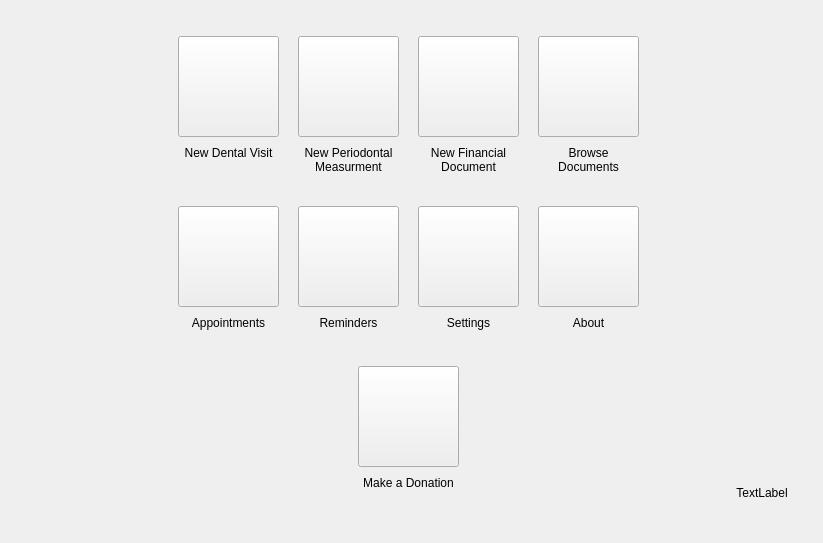
<?xml version="1.0" encoding="UTF-8"?>
<ui version="4.0">
 <class>WelcomeWidgetClass</class>
 <widget class="QWidget" name="WelcomeWidgetClass">
  <property name="geometry">
   <rect>
    <x>0</x>
    <y>0</y>
    <width>823</width>
    <height>543</height>
   </rect>
  </property>
  <property name="windowTitle">
   <string>WelcomeWidget</string>
  </property>
  <layout class="QHBoxLayout" name="horizontalLayout">
   <property name="topMargin">
    <number>0</number>
   </property>
   <property name="bottomMargin">
    <number>0</number>
   </property>
   <item>
    <spacer name="horizontalSpacer_3">
     <property name="orientation">
      <enum>Qt::Orientation::Horizontal</enum>
     </property>
     <property name="sizeType">
      <enum>QSizePolicy::Policy::Fixed</enum>
     </property>
     <property name="sizeHint" stdset="0">
      <size>
       <width>100</width>
       <height>20</height>
      </size>
     </property>
    </spacer>
   </item>
   <item>
    <spacer name="horizontalSpacer">
     <property name="orientation">
      <enum>Qt::Orientation::Horizontal</enum>
     </property>
     <property name="sizeHint" stdset="0">
      <size>
       <width>2</width>
       <height>20</height>
      </size>
     </property>
    </spacer>
   </item>
   <item>
    <layout class="QVBoxLayout" name="verticalLayout_2">
     <item>
      <spacer name="verticalSpacer">
       <property name="orientation">
        <enum>Qt::Orientation::Vertical</enum>
       </property>
       <property name="sizeType">
        <enum>QSizePolicy::Policy::Expanding</enum>
       </property>
       <property name="sizeHint" stdset="0">
        <size>
         <width>20</width>
         <height>40</height>
        </size>
       </property>
      </spacer>
     </item>
     <item>
      <widget class="QFrame" name="frame">
       <property name="minimumSize">
        <size>
         <width>501</width>
         <height>511</height>
        </size>
       </property>
       <property name="maximumSize">
        <size>
         <width>511</width>
         <height>511</height>
        </size>
       </property>
       <property name="frameShape">
        <enum>QFrame::Shape::NoFrame</enum>
       </property>
       <property name="frameShadow">
        <enum>QFrame::Shadow::Raised</enum>
       </property>
       <widget class="ShortcutTile" name="ambButton">
        <property name="geometry">
         <rect>
          <x>20</x>
          <y>20</y>
          <width>101</width>
          <height>101</height>
         </rect>
        </property>
        <property name="sizePolicy">
         <sizepolicy hsizetype="Fixed" vsizetype="Fixed">
          <horstretch>0</horstretch>
          <verstretch>0</verstretch>
         </sizepolicy>
        </property>
        <property name="minimumSize">
         <size>
          <width>101</width>
          <height>101</height>
         </size>
        </property>
        <property name="maximumSize">
         <size>
          <width>101</width>
          <height>101</height>
         </size>
        </property>
        <property name="mouseTracking">
         <bool>true</bool>
        </property>
        <property name="text">
         <string/>
        </property>
       </widget>
       <widget class="ShortcutTile" name="invoiceButton">
        <property name="geometry">
         <rect>
          <x>260</x>
          <y>20</y>
          <width>101</width>
          <height>101</height>
         </rect>
        </property>
        <property name="sizePolicy">
         <sizepolicy hsizetype="Fixed" vsizetype="Fixed">
          <horstretch>0</horstretch>
          <verstretch>0</verstretch>
         </sizepolicy>
        </property>
        <property name="minimumSize">
         <size>
          <width>101</width>
          <height>101</height>
         </size>
        </property>
        <property name="maximumSize">
         <size>
          <width>101</width>
          <height>101</height>
         </size>
        </property>
        <property name="mouseTracking">
         <bool>true</bool>
        </property>
        <property name="text">
         <string/>
        </property>
       </widget>
       <widget class="ShortcutTile" name="calendar">
        <property name="geometry">
         <rect>
          <x>20</x>
          <y>190</y>
          <width>101</width>
          <height>101</height>
         </rect>
        </property>
        <property name="sizePolicy">
         <sizepolicy hsizetype="Fixed" vsizetype="Fixed">
          <horstretch>0</horstretch>
          <verstretch>0</verstretch>
         </sizepolicy>
        </property>
        <property name="minimumSize">
         <size>
          <width>101</width>
          <height>101</height>
         </size>
        </property>
        <property name="maximumSize">
         <size>
          <width>101</width>
          <height>101</height>
         </size>
        </property>
        <property name="mouseTracking">
         <bool>true</bool>
        </property>
        <property name="text">
         <string/>
        </property>
       </widget>
       <widget class="ShortcutTile" name="perioButton">
        <property name="geometry">
         <rect>
          <x>140</x>
          <y>20</y>
          <width>101</width>
          <height>101</height>
         </rect>
        </property>
        <property name="sizePolicy">
         <sizepolicy hsizetype="Fixed" vsizetype="Fixed">
          <horstretch>0</horstretch>
          <verstretch>0</verstretch>
         </sizepolicy>
        </property>
        <property name="minimumSize">
         <size>
          <width>101</width>
          <height>101</height>
         </size>
        </property>
        <property name="maximumSize">
         <size>
          <width>101</width>
          <height>101</height>
         </size>
        </property>
        <property name="mouseTracking">
         <bool>true</bool>
        </property>
        <property name="toolTip">
         <string>New Periodontal measurment</string>
        </property>
        <property name="text">
         <string/>
        </property>
       </widget>
       <widget class="ShortcutTile" name="browser">
        <property name="geometry">
         <rect>
          <x>380</x>
          <y>20</y>
          <width>101</width>
          <height>101</height>
         </rect>
        </property>
        <property name="sizePolicy">
         <sizepolicy hsizetype="Fixed" vsizetype="Fixed">
          <horstretch>0</horstretch>
          <verstretch>0</verstretch>
         </sizepolicy>
        </property>
        <property name="minimumSize">
         <size>
          <width>101</width>
          <height>101</height>
         </size>
        </property>
        <property name="maximumSize">
         <size>
          <width>101</width>
          <height>101</height>
         </size>
        </property>
        <property name="mouseTracking">
         <bool>true</bool>
        </property>
        <property name="text">
         <string/>
        </property>
       </widget>
       <widget class="ShortcutTile" name="settingsButton">
        <property name="geometry">
         <rect>
          <x>260</x>
          <y>190</y>
          <width>101</width>
          <height>101</height>
         </rect>
        </property>
        <property name="sizePolicy">
         <sizepolicy hsizetype="Fixed" vsizetype="Fixed">
          <horstretch>0</horstretch>
          <verstretch>0</verstretch>
         </sizepolicy>
        </property>
        <property name="minimumSize">
         <size>
          <width>101</width>
          <height>101</height>
         </size>
        </property>
        <property name="maximumSize">
         <size>
          <width>101</width>
          <height>101</height>
         </size>
        </property>
        <property name="mouseTracking">
         <bool>true</bool>
        </property>
        <property name="text">
         <string/>
        </property>
       </widget>
       <widget class="ShortcutTile" name="aboutButton">
        <property name="geometry">
         <rect>
          <x>380</x>
          <y>190</y>
          <width>101</width>
          <height>101</height>
         </rect>
        </property>
        <property name="sizePolicy">
         <sizepolicy hsizetype="Fixed" vsizetype="Fixed">
          <horstretch>0</horstretch>
          <verstretch>0</verstretch>
         </sizepolicy>
        </property>
        <property name="minimumSize">
         <size>
          <width>101</width>
          <height>101</height>
         </size>
        </property>
        <property name="maximumSize">
         <size>
          <width>101</width>
          <height>101</height>
         </size>
        </property>
        <property name="mouseTracking">
         <bool>true</bool>
        </property>
        <property name="toolTip">
         <string>About</string>
        </property>
        <property name="text">
         <string/>
        </property>
       </widget>
       <widget class="ShortcutTile" name="donateButton">
        <property name="geometry">
         <rect>
          <x>200</x>
          <y>350</y>
          <width>101</width>
          <height>101</height>
         </rect>
        </property>
        <property name="sizePolicy">
         <sizepolicy hsizetype="Fixed" vsizetype="Fixed">
          <horstretch>0</horstretch>
          <verstretch>0</verstretch>
         </sizepolicy>
        </property>
        <property name="minimumSize">
         <size>
          <width>101</width>
          <height>101</height>
         </size>
        </property>
        <property name="maximumSize">
         <size>
          <width>101</width>
          <height>101</height>
         </size>
        </property>
        <property name="mouseTracking">
         <bool>true</bool>
        </property>
        <property name="text">
         <string/>
        </property>
       </widget>
       <widget class="ShortcutTile" name="notifButton">
        <property name="geometry">
         <rect>
          <x>140</x>
          <y>190</y>
          <width>101</width>
          <height>101</height>
         </rect>
        </property>
        <property name="sizePolicy">
         <sizepolicy hsizetype="Fixed" vsizetype="Fixed">
          <horstretch>0</horstretch>
          <verstretch>0</verstretch>
         </sizepolicy>
        </property>
        <property name="minimumSize">
         <size>
          <width>101</width>
          <height>101</height>
         </size>
        </property>
        <property name="maximumSize">
         <size>
          <width>101</width>
          <height>101</height>
         </size>
        </property>
        <property name="mouseTracking">
         <bool>true</bool>
        </property>
        <property name="text">
         <string/>
        </property>
       </widget>
       <widget class="QLabel" name="label">
        <property name="geometry">
         <rect>
          <x>20</x>
          <y>130</y>
          <width>101</width>
          <height>51</height>
         </rect>
        </property>
        <property name="font">
         <font>
          <bold>false</bold>
         </font>
        </property>
        <property name="text">
         <string>New Dental Visit</string>
        </property>
        <property name="alignment">
         <set>Qt::AlignmentFlag::AlignHCenter|Qt::AlignmentFlag::AlignTop</set>
        </property>
        <property name="wordWrap">
         <bool>true</bool>
        </property>
       </widget>
       <widget class="QLabel" name="label_2">
        <property name="geometry">
         <rect>
          <x>140</x>
          <y>130</y>
          <width>101</width>
          <height>51</height>
         </rect>
        </property>
        <property name="font">
         <font>
          <bold>false</bold>
         </font>
        </property>
        <property name="text">
         <string>New Periodontal Measurment</string>
        </property>
        <property name="alignment">
         <set>Qt::AlignmentFlag::AlignHCenter|Qt::AlignmentFlag::AlignTop</set>
        </property>
        <property name="wordWrap">
         <bool>true</bool>
        </property>
       </widget>
       <widget class="QLabel" name="label_3">
        <property name="geometry">
         <rect>
          <x>260</x>
          <y>130</y>
          <width>101</width>
          <height>51</height>
         </rect>
        </property>
        <property name="font">
         <font>
          <bold>false</bold>
         </font>
        </property>
        <property name="text">
         <string>New Financial Document</string>
        </property>
        <property name="alignment">
         <set>Qt::AlignmentFlag::AlignHCenter|Qt::AlignmentFlag::AlignTop</set>
        </property>
        <property name="wordWrap">
         <bool>true</bool>
        </property>
       </widget>
       <widget class="QLabel" name="label_4">
        <property name="geometry">
         <rect>
          <x>380</x>
          <y>130</y>
          <width>101</width>
          <height>51</height>
         </rect>
        </property>
        <property name="font">
         <font>
          <bold>false</bold>
         </font>
        </property>
        <property name="text">
         <string>Browse Documents</string>
        </property>
        <property name="alignment">
         <set>Qt::AlignmentFlag::AlignHCenter|Qt::AlignmentFlag::AlignTop</set>
        </property>
        <property name="wordWrap">
         <bool>true</bool>
        </property>
       </widget>
       <widget class="QLabel" name="label_5">
        <property name="geometry">
         <rect>
          <x>20</x>
          <y>300</y>
          <width>101</width>
          <height>51</height>
         </rect>
        </property>
        <property name="font">
         <font>
          <bold>false</bold>
         </font>
        </property>
        <property name="text">
         <string>Appointments</string>
        </property>
        <property name="alignment">
         <set>Qt::AlignmentFlag::AlignHCenter|Qt::AlignmentFlag::AlignTop</set>
        </property>
        <property name="wordWrap">
         <bool>true</bool>
        </property>
       </widget>
       <widget class="QLabel" name="label_6">
        <property name="geometry">
         <rect>
          <x>140</x>
          <y>300</y>
          <width>101</width>
          <height>51</height>
         </rect>
        </property>
        <property name="font">
         <font>
          <bold>false</bold>
         </font>
        </property>
        <property name="text">
         <string>Reminders</string>
        </property>
        <property name="alignment">
         <set>Qt::AlignmentFlag::AlignHCenter|Qt::AlignmentFlag::AlignTop</set>
        </property>
        <property name="wordWrap">
         <bool>true</bool>
        </property>
       </widget>
       <widget class="QLabel" name="label_7">
        <property name="geometry">
         <rect>
          <x>260</x>
          <y>300</y>
          <width>101</width>
          <height>51</height>
         </rect>
        </property>
        <property name="font">
         <font>
          <bold>false</bold>
         </font>
        </property>
        <property name="text">
         <string>Settings</string>
        </property>
        <property name="alignment">
         <set>Qt::AlignmentFlag::AlignHCenter|Qt::AlignmentFlag::AlignTop</set>
        </property>
        <property name="wordWrap">
         <bool>true</bool>
        </property>
       </widget>
       <widget class="QLabel" name="label_8">
        <property name="geometry">
         <rect>
          <x>200</x>
          <y>460</y>
          <width>101</width>
          <height>51</height>
         </rect>
        </property>
        <property name="font">
         <font>
          <bold>false</bold>
         </font>
        </property>
        <property name="text">
         <string>Make a Donation</string>
        </property>
        <property name="alignment">
         <set>Qt::AlignmentFlag::AlignHCenter|Qt::AlignmentFlag::AlignTop</set>
        </property>
        <property name="wordWrap">
         <bool>true</bool>
        </property>
       </widget>
       <widget class="QLabel" name="label_9">
        <property name="geometry">
         <rect>
          <x>380</x>
          <y>300</y>
          <width>101</width>
          <height>51</height>
         </rect>
        </property>
        <property name="font">
         <font>
          <bold>false</bold>
         </font>
        </property>
        <property name="text">
         <string>About</string>
        </property>
        <property name="alignment">
         <set>Qt::AlignmentFlag::AlignHCenter|Qt::AlignmentFlag::AlignTop</set>
        </property>
        <property name="wordWrap">
         <bool>true</bool>
        </property>
       </widget>
      </widget>
     </item>
     <item>
      <spacer name="verticalSpacer_3">
       <property name="orientation">
        <enum>Qt::Orientation::Vertical</enum>
       </property>
       <property name="sizeHint" stdset="0">
        <size>
         <width>20</width>
         <height>40</height>
        </size>
       </property>
      </spacer>
     </item>
    </layout>
   </item>
   <item>
    <spacer name="horizontalSpacer_2">
     <property name="orientation">
      <enum>Qt::Orientation::Horizontal</enum>
     </property>
     <property name="sizeHint" stdset="0">
      <size>
       <width>2</width>
       <height>20</height>
      </size>
     </property>
    </spacer>
   </item>
   <item>
    <layout class="QVBoxLayout" name="verticalLayout">
     <item>
      <spacer name="verticalSpacer_2">
       <property name="orientation">
        <enum>Qt::Orientation::Vertical</enum>
       </property>
       <property name="sizeType">
        <enum>QSizePolicy::Policy::Expanding</enum>
       </property>
       <property name="sizeHint" stdset="0">
        <size>
         <width>20</width>
         <height>40</height>
        </size>
       </property>
      </spacer>
     </item>
     <item>
      <widget class="PixmapLabel" name="cornerLabel">
       <property name="minimumSize">
        <size>
         <width>100</width>
         <height>100</height>
        </size>
       </property>
       <property name="maximumSize">
        <size>
         <width>100</width>
         <height>100</height>
        </size>
       </property>
       <property name="text">
        <string>TextLabel</string>
       </property>
       <property name="alignment">
        <set>Qt::AlignmentFlag::AlignCenter</set>
       </property>
      </widget>
     </item>
    </layout>
   </item>
  </layout>
 </widget>
 <layoutdefault spacing="6" margin="11"/>
 <customwidgets>
  <customwidget>
   <class>PixmapLabel</class>
   <extends>QLabel</extends>
   <header>View/uiComponents/PixmapLabel.h</header>
  </customwidget>
  <customwidget>
   <class>ShortcutTile</class>
   <extends>QPushButton</extends>
   <header>View/uiComponents/ShortcutTile.h</header>
  </customwidget>
 </customwidgets>
 <resources/>
 <connections/>
</ui>
